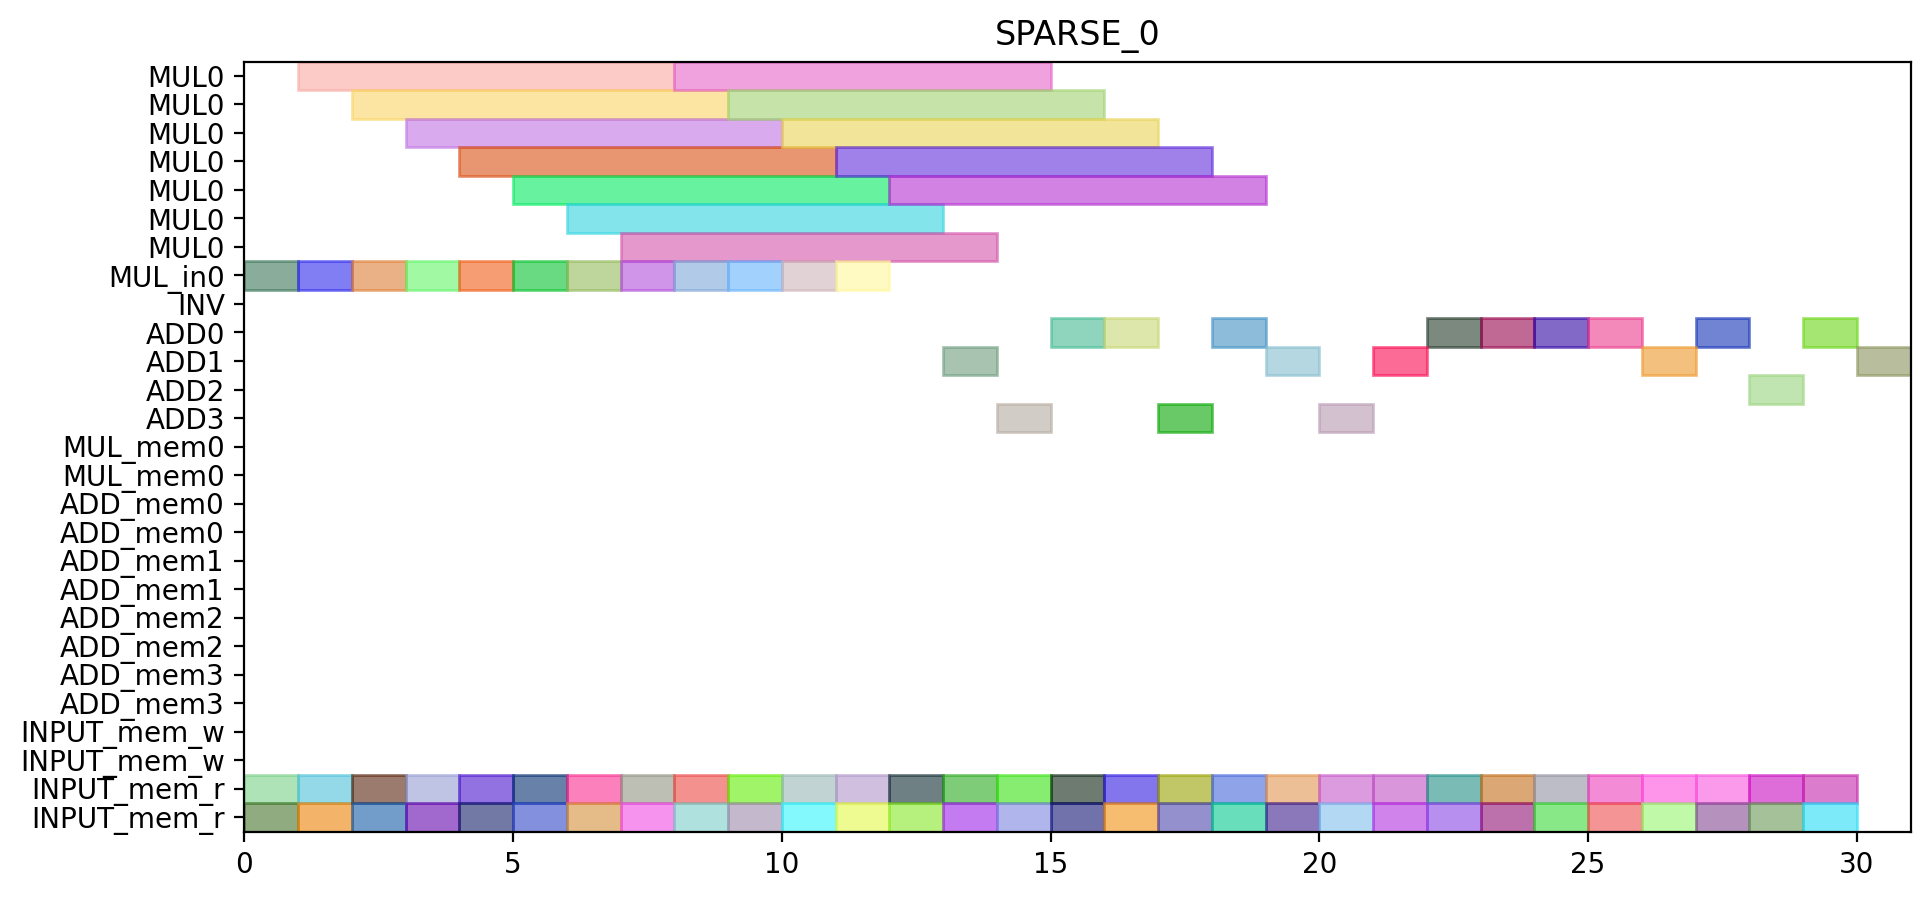

Python code for this plot:
from pyschedule import Scenario, solvers, plotters, alt


def solve():
	horizon = 172
	S = Scenario("SPARSE_0", horizon=horizon)

	# resource
	MUL = S.Resources('MUL', num=1, size=7)
	MUL_in = S.Resources('MUL_in', num=1)
	INV = S.Resource('INV')
	ADD = S.Resources('ADD', num=4, periods=range(1, horizon))
	MUL_mem = S.Resources('MUL_mem', num=1, size=2)
	ADD_mem = S.Resources('ADD_mem', num=4, size=2)
	INPUT_mem_w = S.Resource('INPUT_mem_w', size=2)
	INPUT_mem_r = S.Resource('INPUT_mem_r', size=2)

	# result of previous scheduling

	# new tasks
	t0_t0_t0_in = S.Task('t0_t0_t0_in', length=1, delay_cost=1)
	t0_t0_t0_in += alt(MUL_in)
	t0_t0_t0 = S.Task('t0_t0_t0', length=7, delay_cost=1)
	t0_t0_t0 += alt(MUL)
	S += t0_t0_t0>=t0_t0_t0_in

	t0_t0_t0_mem0 = S.Task('t0_t0_t0_mem0', length=1, delay_cost=1)
	t0_t0_t0_mem0 += INPUT_mem_r
	S += t0_t0_t0_mem0 <= t0_t0_t0

	t0_t0_t0_mem1 = S.Task('t0_t0_t0_mem1', length=1, delay_cost=1)
	t0_t0_t0_mem1 += INPUT_mem_r
	S += t0_t0_t0_mem1 <= t0_t0_t0

	t0_t0_t1_in = S.Task('t0_t0_t1_in', length=1, delay_cost=1)
	t0_t0_t1_in += alt(MUL_in)
	t0_t0_t1 = S.Task('t0_t0_t1', length=7, delay_cost=1)
	t0_t0_t1 += alt(MUL)
	S += t0_t0_t1>=t0_t0_t1_in

	t0_t0_t1_mem0 = S.Task('t0_t0_t1_mem0', length=1, delay_cost=1)
	t0_t0_t1_mem0 += INPUT_mem_r
	S += t0_t0_t1_mem0 <= t0_t0_t1

	t0_t0_t1_mem1 = S.Task('t0_t0_t1_mem1', length=1, delay_cost=1)
	t0_t0_t1_mem1 += INPUT_mem_r
	S += t0_t0_t1_mem1 <= t0_t0_t1

	t0_t0_t2 = S.Task('t0_t0_t2', length=1, delay_cost=1)
	t0_t0_t2 += alt(ADD)

	t0_t0_t2_mem0 = S.Task('t0_t0_t2_mem0', length=1, delay_cost=1)
	t0_t0_t2_mem0 += INPUT_mem_r
	S += t0_t0_t2_mem0 <= t0_t0_t2

	t0_t0_t2_mem1 = S.Task('t0_t0_t2_mem1', length=1, delay_cost=1)
	t0_t0_t2_mem1 += INPUT_mem_r
	S += t0_t0_t2_mem1 <= t0_t0_t2

	t0_t0_t3 = S.Task('t0_t0_t3', length=1, delay_cost=1)
	t0_t0_t3 += alt(ADD)

	t0_t0_t3_mem0 = S.Task('t0_t0_t3_mem0', length=1, delay_cost=1)
	t0_t0_t3_mem0 += INPUT_mem_r
	S += t0_t0_t3_mem0 <= t0_t0_t3

	t0_t0_t3_mem1 = S.Task('t0_t0_t3_mem1', length=1, delay_cost=1)
	t0_t0_t3_mem1 += INPUT_mem_r
	S += t0_t0_t3_mem1 <= t0_t0_t3

	t0_t1_t0_in = S.Task('t0_t1_t0_in', length=1, delay_cost=1)
	t0_t1_t0_in += alt(MUL_in)
	t0_t1_t0 = S.Task('t0_t1_t0', length=7, delay_cost=1)
	t0_t1_t0 += alt(MUL)
	S += t0_t1_t0>=t0_t1_t0_in

	t0_t1_t0_mem0 = S.Task('t0_t1_t0_mem0', length=1, delay_cost=1)
	t0_t1_t0_mem0 += INPUT_mem_r
	S += t0_t1_t0_mem0 <= t0_t1_t0

	t0_t1_t0_mem1 = S.Task('t0_t1_t0_mem1', length=1, delay_cost=1)
	t0_t1_t0_mem1 += INPUT_mem_r
	S += t0_t1_t0_mem1 <= t0_t1_t0

	t0_t1_t1_in = S.Task('t0_t1_t1_in', length=1, delay_cost=1)
	t0_t1_t1_in += alt(MUL_in)
	t0_t1_t1 = S.Task('t0_t1_t1', length=7, delay_cost=1)
	t0_t1_t1 += alt(MUL)
	S += t0_t1_t1>=t0_t1_t1_in

	t0_t1_t1_mem0 = S.Task('t0_t1_t1_mem0', length=1, delay_cost=1)
	t0_t1_t1_mem0 += INPUT_mem_r
	S += t0_t1_t1_mem0 <= t0_t1_t1

	t0_t1_t1_mem1 = S.Task('t0_t1_t1_mem1', length=1, delay_cost=1)
	t0_t1_t1_mem1 += INPUT_mem_r
	S += t0_t1_t1_mem1 <= t0_t1_t1

	t0_t1_t2 = S.Task('t0_t1_t2', length=1, delay_cost=1)
	t0_t1_t2 += alt(ADD)

	t0_t1_t2_mem0 = S.Task('t0_t1_t2_mem0', length=1, delay_cost=1)
	t0_t1_t2_mem0 += INPUT_mem_r
	S += t0_t1_t2_mem0 <= t0_t1_t2

	t0_t1_t2_mem1 = S.Task('t0_t1_t2_mem1', length=1, delay_cost=1)
	t0_t1_t2_mem1 += INPUT_mem_r
	S += t0_t1_t2_mem1 <= t0_t1_t2

	t0_t1_t3 = S.Task('t0_t1_t3', length=1, delay_cost=1)
	t0_t1_t3 += alt(ADD)

	t0_t1_t3_mem0 = S.Task('t0_t1_t3_mem0', length=1, delay_cost=1)
	t0_t1_t3_mem0 += INPUT_mem_r
	S += t0_t1_t3_mem0 <= t0_t1_t3

	t0_t1_t3_mem1 = S.Task('t0_t1_t3_mem1', length=1, delay_cost=1)
	t0_t1_t3_mem1 += INPUT_mem_r
	S += t0_t1_t3_mem1 <= t0_t1_t3

	t0_t20 = S.Task('t0_t20', length=1, delay_cost=1)
	t0_t20 += alt(ADD)

	t0_t20_mem0 = S.Task('t0_t20_mem0', length=1, delay_cost=1)
	t0_t20_mem0 += INPUT_mem_r
	S += t0_t20_mem0 <= t0_t20

	t0_t20_mem1 = S.Task('t0_t20_mem1', length=1, delay_cost=1)
	t0_t20_mem1 += INPUT_mem_r
	S += t0_t20_mem1 <= t0_t20

	t0_t21 = S.Task('t0_t21', length=1, delay_cost=1)
	t0_t21 += alt(ADD)

	t0_t21_mem0 = S.Task('t0_t21_mem0', length=1, delay_cost=1)
	t0_t21_mem0 += INPUT_mem_r
	S += t0_t21_mem0 <= t0_t21

	t0_t21_mem1 = S.Task('t0_t21_mem1', length=1, delay_cost=1)
	t0_t21_mem1 += INPUT_mem_r
	S += t0_t21_mem1 <= t0_t21

	t0_t30 = S.Task('t0_t30', length=1, delay_cost=1)
	t0_t30 += alt(ADD)

	t0_t30_mem0 = S.Task('t0_t30_mem0', length=1, delay_cost=1)
	t0_t30_mem0 += INPUT_mem_r
	S += t0_t30_mem0 <= t0_t30

	t0_t30_mem1 = S.Task('t0_t30_mem1', length=1, delay_cost=1)
	t0_t30_mem1 += INPUT_mem_r
	S += t0_t30_mem1 <= t0_t30

	t0_t31 = S.Task('t0_t31', length=1, delay_cost=1)
	t0_t31 += alt(ADD)

	t0_t31_mem0 = S.Task('t0_t31_mem0', length=1, delay_cost=1)
	t0_t31_mem0 += INPUT_mem_r
	S += t0_t31_mem0 <= t0_t31

	t0_t31_mem1 = S.Task('t0_t31_mem1', length=1, delay_cost=1)
	t0_t31_mem1 += INPUT_mem_r
	S += t0_t31_mem1 <= t0_t31

	t1_t0_t0_in = S.Task('t1_t0_t0_in', length=1, delay_cost=1)
	t1_t0_t0_in += alt(MUL_in)
	t1_t0_t0 = S.Task('t1_t0_t0', length=7, delay_cost=1)
	t1_t0_t0 += alt(MUL)
	S += t1_t0_t0>=t1_t0_t0_in

	t1_t0_t0_mem0 = S.Task('t1_t0_t0_mem0', length=1, delay_cost=1)
	t1_t0_t0_mem0 += INPUT_mem_r
	S += t1_t0_t0_mem0 <= t1_t0_t0

	t1_t0_t0_mem1 = S.Task('t1_t0_t0_mem1', length=1, delay_cost=1)
	t1_t0_t0_mem1 += INPUT_mem_r
	S += t1_t0_t0_mem1 <= t1_t0_t0

	t1_t0_t1_in = S.Task('t1_t0_t1_in', length=1, delay_cost=1)
	t1_t0_t1_in += alt(MUL_in)
	t1_t0_t1 = S.Task('t1_t0_t1', length=7, delay_cost=1)
	t1_t0_t1 += alt(MUL)
	S += t1_t0_t1>=t1_t0_t1_in

	t1_t0_t1_mem0 = S.Task('t1_t0_t1_mem0', length=1, delay_cost=1)
	t1_t0_t1_mem0 += INPUT_mem_r
	S += t1_t0_t1_mem0 <= t1_t0_t1

	t1_t0_t1_mem1 = S.Task('t1_t0_t1_mem1', length=1, delay_cost=1)
	t1_t0_t1_mem1 += INPUT_mem_r
	S += t1_t0_t1_mem1 <= t1_t0_t1

	t1_t0_t2 = S.Task('t1_t0_t2', length=1, delay_cost=1)
	t1_t0_t2 += alt(ADD)

	t1_t0_t2_mem0 = S.Task('t1_t0_t2_mem0', length=1, delay_cost=1)
	t1_t0_t2_mem0 += INPUT_mem_r
	S += t1_t0_t2_mem0 <= t1_t0_t2

	t1_t0_t2_mem1 = S.Task('t1_t0_t2_mem1', length=1, delay_cost=1)
	t1_t0_t2_mem1 += INPUT_mem_r
	S += t1_t0_t2_mem1 <= t1_t0_t2

	t1_t0_t3 = S.Task('t1_t0_t3', length=1, delay_cost=1)
	t1_t0_t3 += alt(ADD)

	t1_t0_t3_mem0 = S.Task('t1_t0_t3_mem0', length=1, delay_cost=1)
	t1_t0_t3_mem0 += INPUT_mem_r
	S += t1_t0_t3_mem0 <= t1_t0_t3

	t1_t0_t3_mem1 = S.Task('t1_t0_t3_mem1', length=1, delay_cost=1)
	t1_t0_t3_mem1 += INPUT_mem_r
	S += t1_t0_t3_mem1 <= t1_t0_t3

	t1_t1_t0_in = S.Task('t1_t1_t0_in', length=1, delay_cost=1)
	t1_t1_t0_in += alt(MUL_in)
	t1_t1_t0 = S.Task('t1_t1_t0', length=7, delay_cost=1)
	t1_t1_t0 += alt(MUL)
	S += t1_t1_t0>=t1_t1_t0_in

	t1_t1_t0_mem0 = S.Task('t1_t1_t0_mem0', length=1, delay_cost=1)
	t1_t1_t0_mem0 += INPUT_mem_r
	S += t1_t1_t0_mem0 <= t1_t1_t0

	t1_t1_t0_mem1 = S.Task('t1_t1_t0_mem1', length=1, delay_cost=1)
	t1_t1_t0_mem1 += INPUT_mem_r
	S += t1_t1_t0_mem1 <= t1_t1_t0

	t1_t1_t1_in = S.Task('t1_t1_t1_in', length=1, delay_cost=1)
	t1_t1_t1_in += alt(MUL_in)
	t1_t1_t1 = S.Task('t1_t1_t1', length=7, delay_cost=1)
	t1_t1_t1 += alt(MUL)
	S += t1_t1_t1>=t1_t1_t1_in

	t1_t1_t1_mem0 = S.Task('t1_t1_t1_mem0', length=1, delay_cost=1)
	t1_t1_t1_mem0 += INPUT_mem_r
	S += t1_t1_t1_mem0 <= t1_t1_t1

	t1_t1_t1_mem1 = S.Task('t1_t1_t1_mem1', length=1, delay_cost=1)
	t1_t1_t1_mem1 += INPUT_mem_r
	S += t1_t1_t1_mem1 <= t1_t1_t1

	t1_t1_t2 = S.Task('t1_t1_t2', length=1, delay_cost=1)
	t1_t1_t2 += alt(ADD)

	t1_t1_t2_mem0 = S.Task('t1_t1_t2_mem0', length=1, delay_cost=1)
	t1_t1_t2_mem0 += INPUT_mem_r
	S += t1_t1_t2_mem0 <= t1_t1_t2

	t1_t1_t2_mem1 = S.Task('t1_t1_t2_mem1', length=1, delay_cost=1)
	t1_t1_t2_mem1 += INPUT_mem_r
	S += t1_t1_t2_mem1 <= t1_t1_t2

	t1_t1_t3 = S.Task('t1_t1_t3', length=1, delay_cost=1)
	t1_t1_t3 += alt(ADD)

	t1_t1_t3_mem0 = S.Task('t1_t1_t3_mem0', length=1, delay_cost=1)
	t1_t1_t3_mem0 += INPUT_mem_r
	S += t1_t1_t3_mem0 <= t1_t1_t3

	t1_t1_t3_mem1 = S.Task('t1_t1_t3_mem1', length=1, delay_cost=1)
	t1_t1_t3_mem1 += INPUT_mem_r
	S += t1_t1_t3_mem1 <= t1_t1_t3

	t1_t20 = S.Task('t1_t20', length=1, delay_cost=1)
	t1_t20 += alt(ADD)

	t1_t20_mem0 = S.Task('t1_t20_mem0', length=1, delay_cost=1)
	t1_t20_mem0 += INPUT_mem_r
	S += t1_t20_mem0 <= t1_t20

	t1_t20_mem1 = S.Task('t1_t20_mem1', length=1, delay_cost=1)
	t1_t20_mem1 += INPUT_mem_r
	S += t1_t20_mem1 <= t1_t20

	t1_t21 = S.Task('t1_t21', length=1, delay_cost=1)
	t1_t21 += alt(ADD)

	t1_t21_mem0 = S.Task('t1_t21_mem0', length=1, delay_cost=1)
	t1_t21_mem0 += INPUT_mem_r
	S += t1_t21_mem0 <= t1_t21

	t1_t21_mem1 = S.Task('t1_t21_mem1', length=1, delay_cost=1)
	t1_t21_mem1 += INPUT_mem_r
	S += t1_t21_mem1 <= t1_t21

	t1_t30 = S.Task('t1_t30', length=1, delay_cost=1)
	t1_t30 += alt(ADD)

	t1_t30_mem0 = S.Task('t1_t30_mem0', length=1, delay_cost=1)
	t1_t30_mem0 += INPUT_mem_r
	S += t1_t30_mem0 <= t1_t30

	t1_t30_mem1 = S.Task('t1_t30_mem1', length=1, delay_cost=1)
	t1_t30_mem1 += INPUT_mem_r
	S += t1_t30_mem1 <= t1_t30

	t1_t31 = S.Task('t1_t31', length=1, delay_cost=1)
	t1_t31 += alt(ADD)

	t1_t31_mem0 = S.Task('t1_t31_mem0', length=1, delay_cost=1)
	t1_t31_mem0 += INPUT_mem_r
	S += t1_t31_mem0 <= t1_t31

	t1_t31_mem1 = S.Task('t1_t31_mem1', length=1, delay_cost=1)
	t1_t31_mem1 += INPUT_mem_r
	S += t1_t31_mem1 <= t1_t31

	t2_t0_t0_in = S.Task('t2_t0_t0_in', length=1, delay_cost=1)
	t2_t0_t0_in += alt(MUL_in)
	t2_t0_t0 = S.Task('t2_t0_t0', length=7, delay_cost=1)
	t2_t0_t0 += alt(MUL)
	S += t2_t0_t0>=t2_t0_t0_in

	t2_t0_t0_mem0 = S.Task('t2_t0_t0_mem0', length=1, delay_cost=1)
	t2_t0_t0_mem0 += INPUT_mem_r
	S += t2_t0_t0_mem0 <= t2_t0_t0

	t2_t0_t0_mem1 = S.Task('t2_t0_t0_mem1', length=1, delay_cost=1)
	t2_t0_t0_mem1 += INPUT_mem_r
	S += t2_t0_t0_mem1 <= t2_t0_t0

	t2_t0_t1_in = S.Task('t2_t0_t1_in', length=1, delay_cost=1)
	t2_t0_t1_in += alt(MUL_in)
	t2_t0_t1 = S.Task('t2_t0_t1', length=7, delay_cost=1)
	t2_t0_t1 += alt(MUL)
	S += t2_t0_t1>=t2_t0_t1_in

	t2_t0_t1_mem0 = S.Task('t2_t0_t1_mem0', length=1, delay_cost=1)
	t2_t0_t1_mem0 += INPUT_mem_r
	S += t2_t0_t1_mem0 <= t2_t0_t1

	t2_t0_t1_mem1 = S.Task('t2_t0_t1_mem1', length=1, delay_cost=1)
	t2_t0_t1_mem1 += INPUT_mem_r
	S += t2_t0_t1_mem1 <= t2_t0_t1

	t2_t0_t2 = S.Task('t2_t0_t2', length=1, delay_cost=1)
	t2_t0_t2 += alt(ADD)

	t2_t0_t2_mem0 = S.Task('t2_t0_t2_mem0', length=1, delay_cost=1)
	t2_t0_t2_mem0 += INPUT_mem_r
	S += t2_t0_t2_mem0 <= t2_t0_t2

	t2_t0_t2_mem1 = S.Task('t2_t0_t2_mem1', length=1, delay_cost=1)
	t2_t0_t2_mem1 += INPUT_mem_r
	S += t2_t0_t2_mem1 <= t2_t0_t2

	t2_t0_t3 = S.Task('t2_t0_t3', length=1, delay_cost=1)
	t2_t0_t3 += alt(ADD)

	t2_t0_t3_mem0 = S.Task('t2_t0_t3_mem0', length=1, delay_cost=1)
	t2_t0_t3_mem0 += INPUT_mem_r
	S += t2_t0_t3_mem0 <= t2_t0_t3

	t2_t0_t3_mem1 = S.Task('t2_t0_t3_mem1', length=1, delay_cost=1)
	t2_t0_t3_mem1 += INPUT_mem_r
	S += t2_t0_t3_mem1 <= t2_t0_t3

	t2_t1_t0_in = S.Task('t2_t1_t0_in', length=1, delay_cost=1)
	t2_t1_t0_in += alt(MUL_in)
	t2_t1_t0 = S.Task('t2_t1_t0', length=7, delay_cost=1)
	t2_t1_t0 += alt(MUL)
	S += t2_t1_t0>=t2_t1_t0_in

	t2_t1_t0_mem0 = S.Task('t2_t1_t0_mem0', length=1, delay_cost=1)
	t2_t1_t0_mem0 += INPUT_mem_r
	S += t2_t1_t0_mem0 <= t2_t1_t0

	t2_t1_t0_mem1 = S.Task('t2_t1_t0_mem1', length=1, delay_cost=1)
	t2_t1_t0_mem1 += INPUT_mem_r
	S += t2_t1_t0_mem1 <= t2_t1_t0

	t2_t1_t1_in = S.Task('t2_t1_t1_in', length=1, delay_cost=1)
	t2_t1_t1_in += alt(MUL_in)
	t2_t1_t1 = S.Task('t2_t1_t1', length=7, delay_cost=1)
	t2_t1_t1 += alt(MUL)
	S += t2_t1_t1>=t2_t1_t1_in

	t2_t1_t1_mem0 = S.Task('t2_t1_t1_mem0', length=1, delay_cost=1)
	t2_t1_t1_mem0 += INPUT_mem_r
	S += t2_t1_t1_mem0 <= t2_t1_t1

	t2_t1_t1_mem1 = S.Task('t2_t1_t1_mem1', length=1, delay_cost=1)
	t2_t1_t1_mem1 += INPUT_mem_r
	S += t2_t1_t1_mem1 <= t2_t1_t1

	solvers.mip.solve(S,msg=1,kind='CPLEX',ratio_gap=1.01)

	solution = [['hoge']*len(S.solution()[1]) for i in range(len(S.solution()))]
	for i in range(len(S.solution())):
		for j in range(len(S.solution()[i])):
			solution[i][j]=str(S.solution()[i][j])
	print(solution)

	cycles = int(solution[-1][3])

	pic_file_name = "/mnt/rose/usr1/fukuda/pairing_automation_design2/bls24-1032/scheduling/SPARSE_mul1_add4/SPARSE_0.png"
	if(S.solution() != []):
		plotters.matplotlib.plot(S,img_filename=pic_file_name, vertical_text=True, fig_size=(cycles*0.25+3, 5), show_task_labels=False)

	return solution
